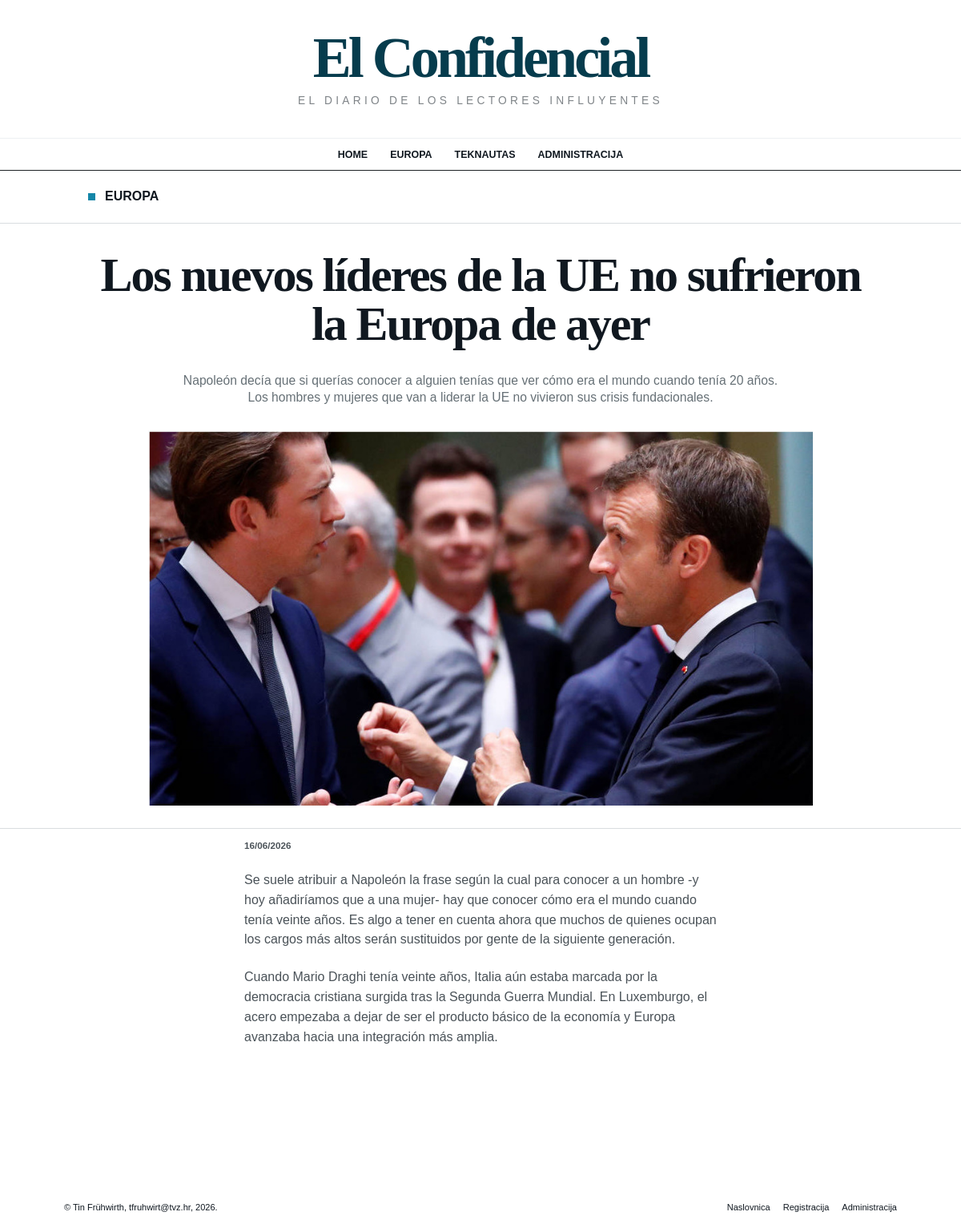
The page /clanak.php?id=3 on the database its author committed.
### tables this page shows
CREATE TABLE vijesti (
  id INT UNSIGNED NOT NULL AUTO_INCREMENT,
  datum DATETIME NOT NULL DEFAULT CURRENT_TIMESTAMP,
  naslov VARCHAR(180) NOT NULL,
  sazetak VARCHAR(500) NOT NULL,
  tekst TEXT NOT NULL,
  slika VARCHAR(255) NOT NULL,
  kategorija VARCHAR(32) NOT NULL,
  arhiva TINYINT(1) NOT NULL DEFAULT 0,
  PRIMARY KEY (id),
  INDEX idx_kategorija_arhiva_datum (kategorija, arhiva, datum)
);

### config/connect.php (called while the page is built, shortened)
<?php
function db(): mysqli
{
    $connection = new mysqli(DB_HOST, DB_USER, DB_PASS, DB_NAME);
    $connection->set_charset('utf8mb4');
    return $connection;
}

### includes/functions.php (called while the page is built, shortened)
<?php
function e(?string $value): string
{
    return htmlspecialchars($value ?? '', ENT_QUOTES | ENT_SUBSTITUTE, 'UTF-8');
}
function categories(): array
{
    return [
        'europa' => 'Europa',
        'teknautas' => 'Teknautas',
    ];
}
function category_label(string $slug): string
{
    return categories()[$slug] ?? ucfirst($slug);
}
function image_url(string $filename): string
{
    if (str_starts_with($filename, 'seed:')) {
        return 'img/' . substr($filename, 5);
    }
    return UPLOAD_URL . rawurlencode($filename);
}
function format_date(string $date): string
{
    $timestamp = strtotime($date);
    return $timestamp ? date('d/m/Y', $timestamp) : $date;
}

### clanak.php (the view, shortened to what this page needs)
<?php
$id = filter_input(INPUT_GET, 'id', FILTER_VALIDATE_INT);
$article = null;
if ($id) {
    try {
        $stmt = db()->prepare('SELECT id, datum, naslov, sazetak, tekst, slika, kategorija, arhiva FROM vijesti WHERE id = ? LIMIT 1');
        $stmt->bind_param('i', $id);
        $stmt->execute();
        $article = $stmt->get_result()->fetch_assoc();
    } catch (Throwable $exception) {
        $article = null;
    }
}
require __DIR__ . '/includes/header.php';
?>
<div class="category-strip">
    <div class="container"><a class="category-label" href="kategorija.php?id=<?= e((string)$article['kategorija']) ?>"><?= e(category_label((string)$article['kategorija'])) ?></a></div>
</div>
<article class="article-page">
    <header class="article-header">
        <h1 class="article-title"><?= e((string)$article['naslov']) ?></h1>
        <p class="article-lead"><?= e((string)$article['sazetak']) ?></p>
    </header>
    <figure class="hero-image">
        <img src="<?= e(image_url((string)$article['slika'])) ?>" alt="Glavna slika članka: <?= e((string)$article['naslov']) ?>">
    </figure>
    <div class="article-body-wrap">
        <div class="article-body">
            <p class="article-meta"><?= e(format_date((string)$article['datum'])) ?></p>
            <?php foreach (preg_split('/\R{2,}/', trim((string)$article['tekst'])) as $paragraph): ?>
                <p><?= nl2br(e($paragraph)) ?></p>
            <?php endforeach; ?>
        </div>
    </div>
</article>
<?php require __DIR__ . '/includes/footer.php'; ?>

### style.css (style rules this page uses)
:root { --ink: #101820; --muted: #777; --line: #d9dde0; --brand: #063c4d; --europa: #b9793a; --teknautas: #6a28d9; --accent: #1386a8; --danger: #a51d2d; --success: #187248; --paper: #fff; --soft: #f5f6f7; }
* { box-sizing: border-box; }
html { scroll-behavior: smooth; }
body { margin: 0; background: var(--paper); color: var(--ink); font-family: Arial, Helvetica, sans-serif; line-height: 1.55; }
a { color: inherit; text-decoration: none; }
img { display: block; max-width: 100%; }
.container { width: min(980px, calc(100% - 32px)); margin: 0 auto; }
.category-strip { border-bottom: 1px solid var(--line); padding: 20px 0; }
.category-label { display: inline-flex; align-items: center; gap: 12px; font-weight: 800; text-transform: uppercase; }
.category-label::before { content: ""; width: 9px; height: 9px; background: var(--accent); }
.article-page { padding: 34px 0 72px; }
.article-header { width: min(1060px, calc(100% - 32px)); margin: 0 auto; text-align: center; }
.article-title { max-width: 1000px; margin: 0 auto; font: 700 clamp(2.2rem, 5vw, 4rem)/1.02 Georgia, "Times New Roman", serif; letter-spacing: -.035em; }
.article-lead { max-width: 760px; margin: 28px auto 30px; color: #667076; font-size: .98rem; line-height: 1.4; }
.hero-image { width: min(830px, calc(100% - 32px)); margin: 0 auto 28px; }
.hero-image img { width: 100%; max-height: 560px; object-fit: cover; }
.article-body-wrap { border-top: 1px solid var(--line); }
.article-body { width: min(590px, calc(100% - 32px)); margin: 0 auto; padding-top: 12px; }
.article-meta { margin: 0 0 22px; font-size: .73rem; font-weight: 800; }
.article-body p { margin: 0 0 22px; color: #4a5258; }

### rows shown on the page
vijesti: kategorija "EUROPA", naslov "Los nuevos líderes de la UE no sufrieron la Europa de ayer", sazetak "Napoleón decía que si querías conocer a alguien tenías que ver cómo era el mundo cuando tenía 20 años. Los hombres y mujeres que van a liderar la UE no vivieron sus crisis fundacionales.", datum "16/06/2026", tekst "Se suele atribuir a Napoleón la frase según la cual para conocer a un hombre -y hoy añadiríamos que a una mujer- hay que conocer cómo era el mundo cuando tenía veinte años. Es algo a tener en cuenta ahora que muchos de quienes ocupan los cargos más altos serán sustituidos por gente de la siguiente generación.", tekst "Cuando Mario Draghi tenía veinte años, Italia aún estaba marcada por la democracia cristiana surgida tras la Segunda Guerra Mundial. En Luxemburgo, el acero empezaba a dejar de ser el producto básico de la economía y Europa avanzaba hacia una integración más amplia."
